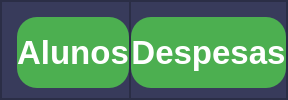
         <widget class="QFrame" name="frame_2">
          <property name="maximumSize">
           <size>
            <width>1920</width>
            <height>600</height>
           </size>
          </property>
          <property name="font">
           <font>
            <pointsize>32</pointsize>
           </font>
          </property>
          <property name="styleSheet">
           <string notr="true">background-color: rgb(56, 59, 91);</string>
          </property>
          <property name="frameShape">
           <enum>QFrame::StyledPanel</enum>
          </property>
          <property name="frameShadow">
           <enum>QFrame::Raised</enum>
          </property>
          <layout class="QHBoxLayout" name="horizontalLayout_2">
           <property name="spacing">
            <number>0</number>
           </property>
           <property name="leftMargin">
            <number>0</number>
           </property>
           <property name="topMargin">
            <number>0</number>
           </property>
           <property name="rightMargin">
            <number>0</number>
           </property>
           <property name="bottomMargin">
            <number>0</number>
           </property>
           <item>
            <widget class="QFrame" name="frame_9">
             <property name="maximumSize">
              <size>
               <width>16777215</width>
               <height>175</height>
              </size>
             </property>
             <property name="styleSheet">
              <string notr="true">background-color: rgb(56, 59, 91);</string>
             </property>
             <property name="frameShape">
              <enum>QFrame::StyledPanel</enum>
             </property>
             <property name="frameShadow">
              <enum>QFrame::Raised</enum>
             </property>
             <layout class="QHBoxLayout" name="horizontalLayout_6">
              <property name="spacing">
               <number>0</number>
              </property>
              <property name="leftMargin">
               <number>15</number>
              </property>
              <property name="topMargin">
               <number>15</number>
              </property>
              <property name="rightMargin">
               <number>0</number>
              </property>
              <property name="bottomMargin">
               <number>10</number>
              </property>
              <item>
               <widget class="QPushButton" name="botao_alunos">
                <property name="maximumSize">
                 <size>
                  <width>350</width>
                  <height>250</height>
                 </size>
                </property>
                <property name="font">
                 <font>
                  <family>Segoe UI</family>
                  <pointsize>25</pointsize>
                  <weight>75</weight>
                  <bold>true</bold>
                 </font>
                </property>
                <property name="styleSheet">
                 <string notr="true">
QPushButton{
  background-color: #4CAF50;
border-radius:20px;
  text-align: center;
  color: #fff;

}

QPushButton:hover{
background-color: green;

}

QPushButton:pressed{
  background-color: #3e8e41;

}</string>
                </property>
                <property name="text">
                 <string>Alunos</string>
                </property>
                <property name="icon">
                 <iconset>
                  <normaloff>../../Icons/aluno_icon-removebg-preview.png</normaloff>../../Icons/aluno_icon-removebg-preview.png</iconset>
                </property>
                <property name="iconSize">
                 <size>
                  <width>120</width>
                  <height>200</height>
                 </size>
                </property>
               </widget>
              </item>
             </layout>
            </widget>
           </item>
           <item>
            <widget class="QFrame" name="frame_10">
             <property name="maximumSize">
              <size>
               <width>16777215</width>
               <height>175</height>
              </size>
             </property>
             <property name="styleSheet">
              <string notr="true">background-color: rgb(56, 59, 91);</string>
             </property>
             <property name="frameShape">
              <enum>QFrame::StyledPanel</enum>
             </property>
             <property name="frameShadow">
              <enum>QFrame::Raised</enum>
             </property>
             <layout class="QHBoxLayout" name="horizontalLayout_7">
              <property name="spacing">
               <number>0</number>
              </property>
              <property name="leftMargin">
               <number>0</number>
              </property>
              <property name="topMargin">
               <number>15</number>
              </property>
              <property name="rightMargin">
               <number>0</number>
              </property>
              <property name="bottomMargin">
               <number>10</number>
              </property>
              <item>
               <widget class="QPushButton" name="botao_orcamento">
                <property name="maximumSize">
                 <size>
                  <width>350</width>
                  <height>250</height>
                 </size>
                </property>
                <property name="font">
                 <font>
                  <family>Segoe UI</family>
                  <pointsize>25</pointsize>
                  <weight>75</weight>
                  <bold>true</bold>
                 </font>
                </property>
                <property name="styleSheet">
                 <string notr="true">
QPushButton{
  background-color: #4CAF50;
border-radius:20px;
  text-align: center;
  color: #fff;

}

QPushButton:hover{
background-color: green;

}

QPushButton:pressed{
  background-color: #3e8e41;

}</string>
                </property>
                <property name="text">
                 <string>Despesas</string>
                </property>
                <property name="icon">
                 <iconset>
                  <normaloff>../../Icons/orçamento_icon.png</normaloff>../../Icons/orçamento_icon.png</iconset>
                </property>
                <property name="iconSize">
                 <size>
                  <width>120</width>
                  <height>200</height>
                 </size>
                </property>
               </widget>
              </item>
             </layout>
            </widget>
           </item>
          </layout>
         </widget>
